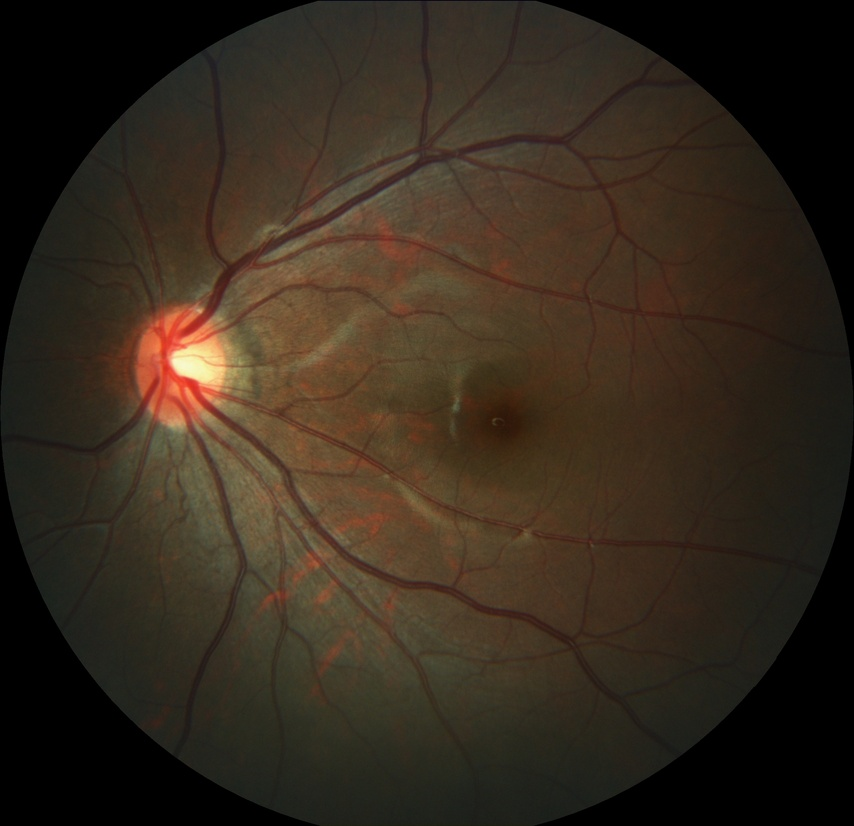
#> input picture dataset/source/images/n0037.jpg, 854 x 826 px, shrunk from 2124 x 2056 before the run
$ python -i hausdorff_dis.py   (imports and definitions only)
#> lines starting #> are read from the running program, lines starting #| are printed output that depends on the picture; after the words box and inside, x2 and y2 are one past the last pixel; in counts of white or black regions, pixels touching at a corner belong together
import cv2
import matplotlib.pyplot as plt
import torch.backends.cudnn as cudnn
from torch.autograd import Variable
from PIL import Image
import os.path as osp
import os
import numpy as np
import scipy
import torch.backends.cudnn as cudnn
from scipy.ndimage.morphology import binary_fill_holes
from skimage import morphology
from skimage.measure import label, regionprops

gt = ".\dataset\source\labels"
pre = ""
dir = ".\dataset"

def get_contours(img):
    img_gray = cv2.cvtColor(img, cv2.COLOR_BGR2GRAY)
    ret, img_bin = cv2.threshold(img_gray, 200, 255, cv2.THRESH_BINARY)
    contours, hierarchy = cv2.findContours(img_bin, cv2.RETR_LIST, cv2.CHAIN_APPROX_SIMPLE)
    return contours[0]

def calculate_hausdorff(gt_dir, pred_dir, devkit_dir=''):
#> called with gt_dir = '.\\dataset\\source\\labels', pred_dir = '', devkit_dir = '.\\dataset'
    distance_disc = []
    distance_cup = []
    image_path_list = osp.join(devkit_dir, 'source.txt')
    img_ids = [i_id.strip() for i_id in open(image_path_list)]
#> (reads dataset/source.txt from the repository)
    gt_imgs = [osp.join(gt_dir, x.split('.')[0]+'.png') for x in img_ids]
    pred_imgs = [osp.join(pred_dir, x.split('.')[0]+'.png') for x in img_ids]
    print(len(gt_imgs))
    hausdorff_sd = cv2.createHausdorffDistanceExtractor()
    for ind in range(len(gt_imgs)):
        num = 0
        gt_img = cv2.imread(gt_imgs[ind])
        gt_img_disc = cv2.imread(gt_imgs[ind])
        for i in range(3):
            gt_img[:,:,i][gt_img[:,:,i]>50] = 255
            gt_img[:,:,i][gt_img[:,:,i]>50] = 255
            gt_img[:,:,i][gt_img[:,:,i]>50] = 255
        print(gt_img[:,:,0])
        pred_img = cv2.imread(pred_imgs[ind])
        pred_img_disc = cv2.imread(pred_imgs[ind])
        for i in range(3):
            pred_img[:,:,i][pred_img[:,:,i]>50] = 255
            pred_img[:,:,i][pred_img[:,:,i]>50] = 255
            pred_img[:,:,i][pred_img[:,:,i]>50] = 255
        gt_i = get_contours(gt_img)
        gt_i_disc = get_contours(gt_img_disc)
        pred_i = get_contours(pred_img)
        pred_i_disc = get_contours(pred_img_disc)
        distance_cup.append(hausdorff_sd.computeDistance(gt_i, pred_i))
        distance_disc.append(hausdorff_sd.computeDistance(gt_i_disc, pred_i_disc))
    print(distance_disc)
    print(distance_cup)
    return sum(distance_disc) / (1. * len(distance_disc)), sum(distance_cup) / (1. * len(distance_cup))

# [1 line that did not run here, left out]
# [1 line not run here, left out]

>>> import cv2
>>> picture = cv2.imread('dataset/source/images/n0037.jpg')
#> picture is the input picture: shape (826, 854, 3); mean B, G, R 29.3, 41.6, 52.6
>>> result = get_contours(picture)
#> in get_contours, `img_gray = cv2.cvtColor(img, cv2.COLOR_BGR2GRAY)`:
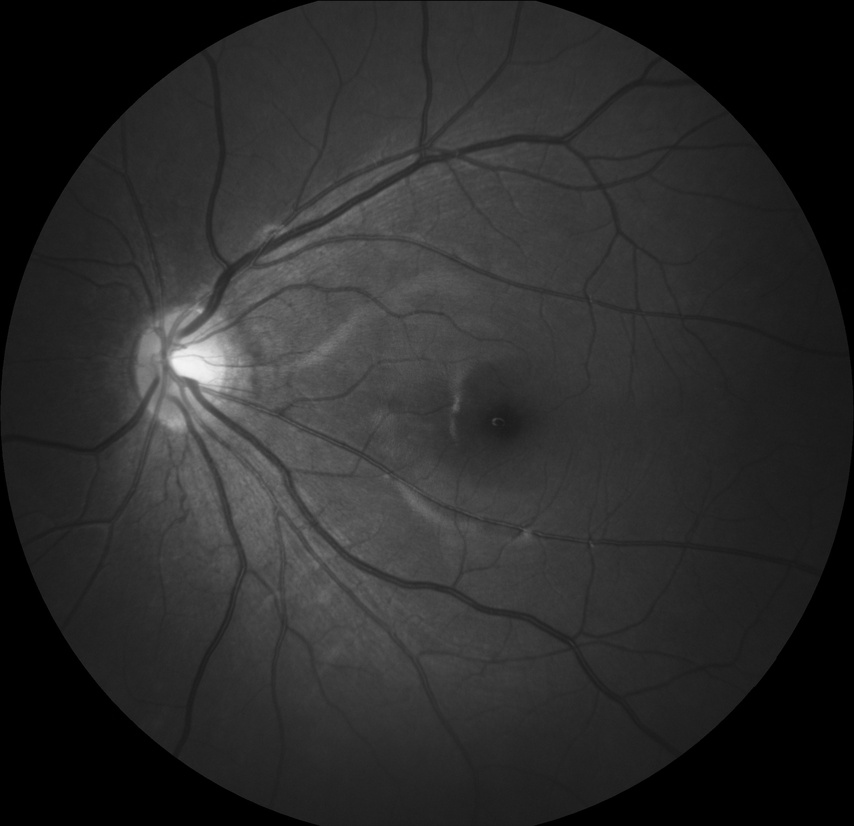
#> img_gray: shape (826, 854); min 0, max 245, mean 43.5
#> in get_contours, `ret, img_bin = cv2.threshold(img_gray, 200, 255, cv2.THRESH_BINARY)`:
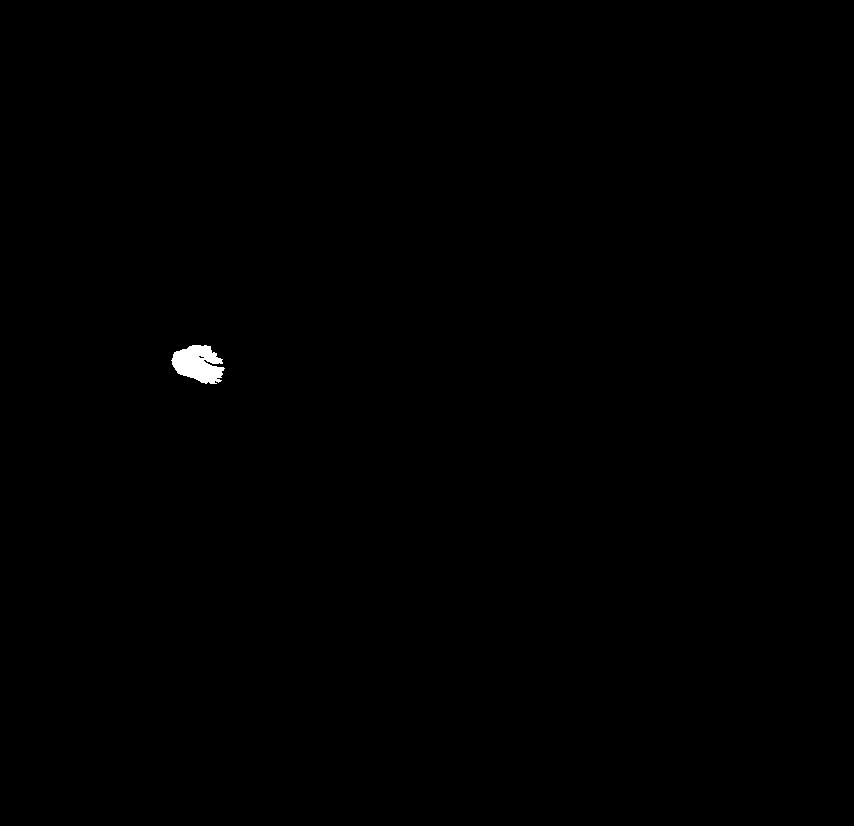
#> img_bin: shape (826, 854); 0.2% white; 1 white region
#> in get_contours, `contours, hierarchy = cv2.findContours(img_bin, cv2.RETR_LIST, cv2.CHA..`: contours = 2 contours, 1 with area under 20; largest, box (x1, y1, x2, y2) and area: (171, 345, 225, 384) 1346
#> result = [[198, 356], [199, 355], [200, 355], [201, 356], [203, 356], [204, 357], [203, 358], [200, 358]]
